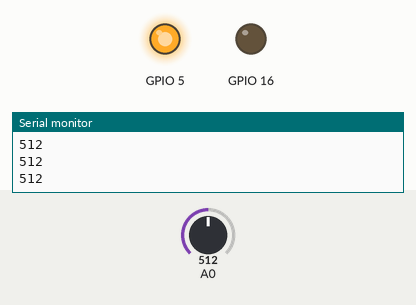
This sketch was run on a simulated ESP8266 (NodeMCU). On the bench: output pins drawn as LEDs (lit = HIGH), the last lines printed to the serial monitor. The test bench sets the inputs (shaded band); at power-on: A0 = 512. WiFi joins after 1.5 s; servers stay silent unless stated.

Above: at 3.0 s.
3.1 s: A0 set to 208
4.6 s: A0 set to 177
At 5.1 s:
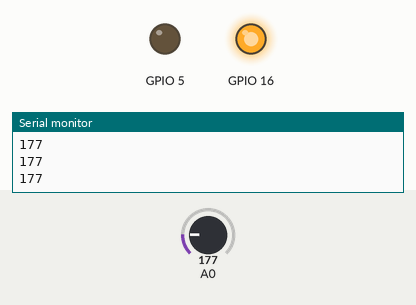
6.1 s: A0 set to 200
At 6.4 s:
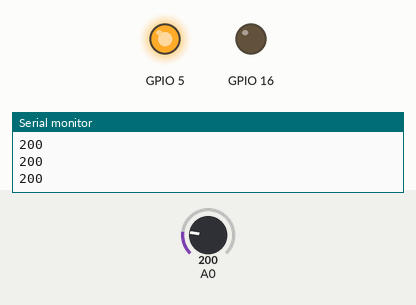
7.6 s: A0 set to 180
At 8.7 s:
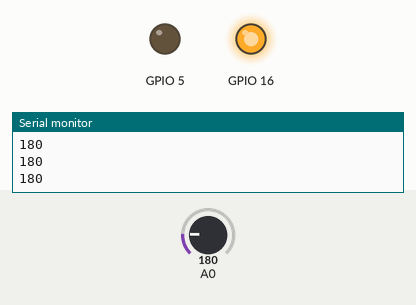
Timing chart, 0 to 10.1 s (numbered marks = the images above; inputs shaded):
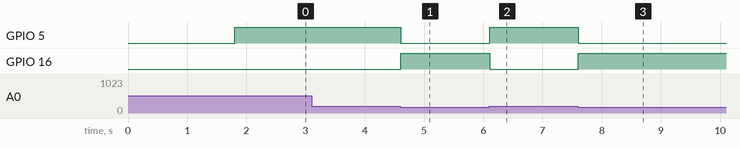

Measured:
- the behaviour switches between 190 and 189 on A0 (found by bisection; images 0 and 1)
- after the input at 4.6 s, GPIO 5: HIGH → LOW at once; GPIO 16: LOW → HIGH at once
- after the input at 6.1 s, GPIO 5: LOW → HIGH at once; GPIO 16: HIGH → LOW at once
- after the input at 7.6 s, GPIO 5: HIGH → LOW at once; GPIO 16: LOW → HIGH at once

The sketch:

Gsa_leakage_detector_with_blynk.ino
```cpp
#define BLYNK_PRINT Serial
#include <ESP8266WiFi.h>
#include <BlynkSimpleEsp8266.h>
BlynkTimer timer;
char auth[] = "39qoDEmZy2atJf08BpG-a8EoGrXQLzmD";
char ssid[] = "Nemo 4G";
char pass[] = "unity@1234";

int n;

void setup()
{

  Serial.begin(9600);

  Blynk.begin(auth, ssid, pass);

  pinMode(16,OUTPUT);
  pinMode(5,OUTPUT);
  timer.setInterval(1000L, sendUptime);
}


void sendUptime()
{
  Blynk.virtualWrite(V1, n);
}

void loop()
{
  Blynk.run();
  timer.run();

  n=analogRead(A0);
  Serial.println(n);

  if(n>190)
  {
     digitalWrite(16,LOW);
    digitalWrite(5,HIGH);
  }

  if(n<190)
  {
      digitalWrite(16,HIGH);
      digitalWrite(5,LOW);
  }

}
```
